Frame 1 (no input): blank canvas, image omitted
Frame 60 (the mouse pressed at the canvas centre just before this capture): blank canvas, image omitted
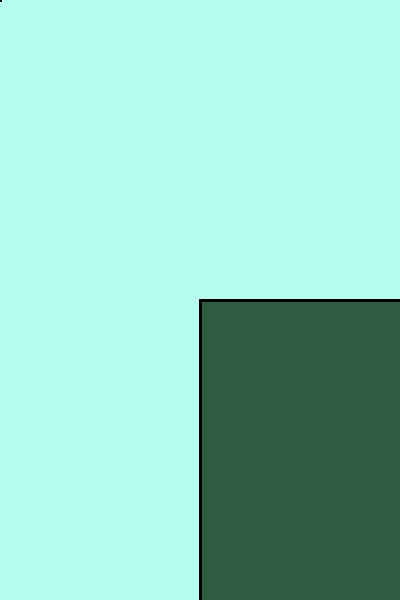
Frame 120 (the mouse held since frame 60 and released just before this capture)

The Processing sketch whose frames 1 and 60 were blank and that drew this single picture after the mouse press (run headless with seeded random() and noise(); from frame 60 on, the mouse is pressed at the canvas centre):

// Processing sketch: processing_62005
// ── processing_62005.pde

void setup ()
{
  size (400, 600);
  background (181, 273, 239);
  smooth ();
  strokeWeight (3);
}

void draw ()
{
  fill (random (101), random (193), random (159), 90);
  rect (mouseX, mouseY, mouseX*2, mouseY*2);
}

void keyPressed()
{
  if (key==' ')
  {
    background (181, 273, 239);
  }
}
